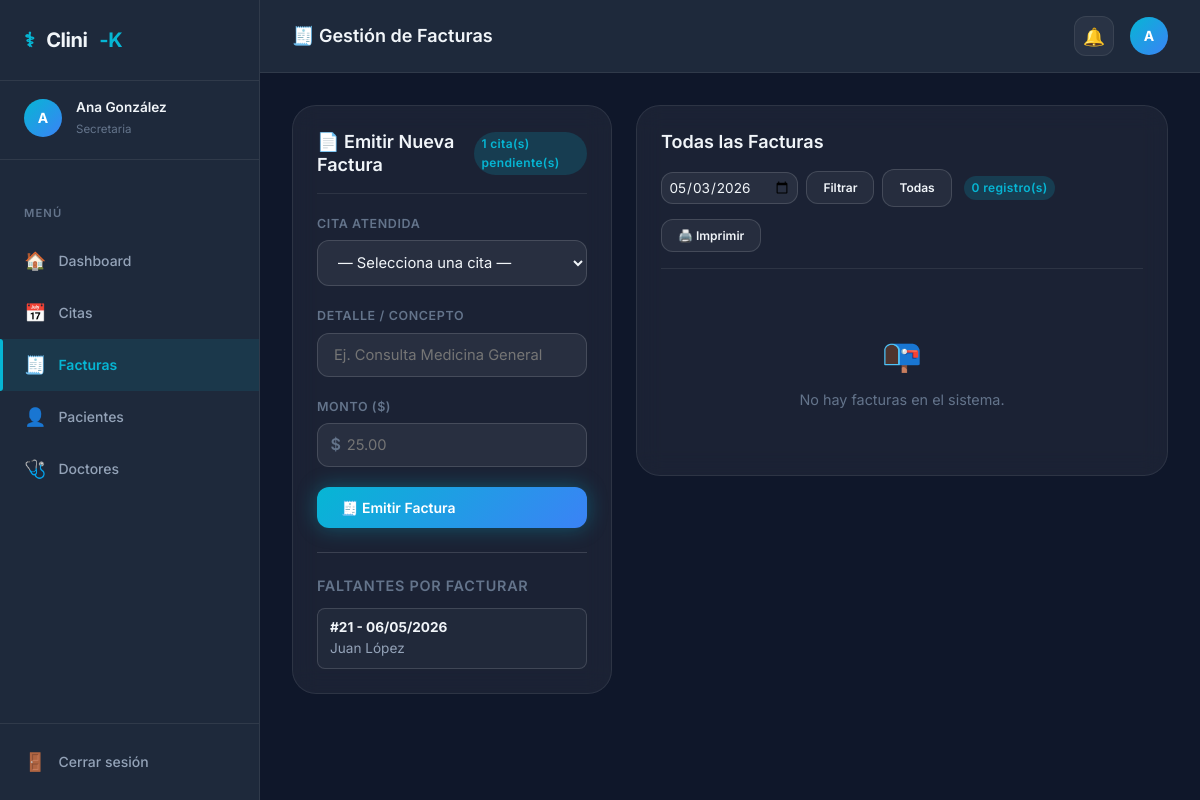
Page /facturas (signed in) on the earlier database version.
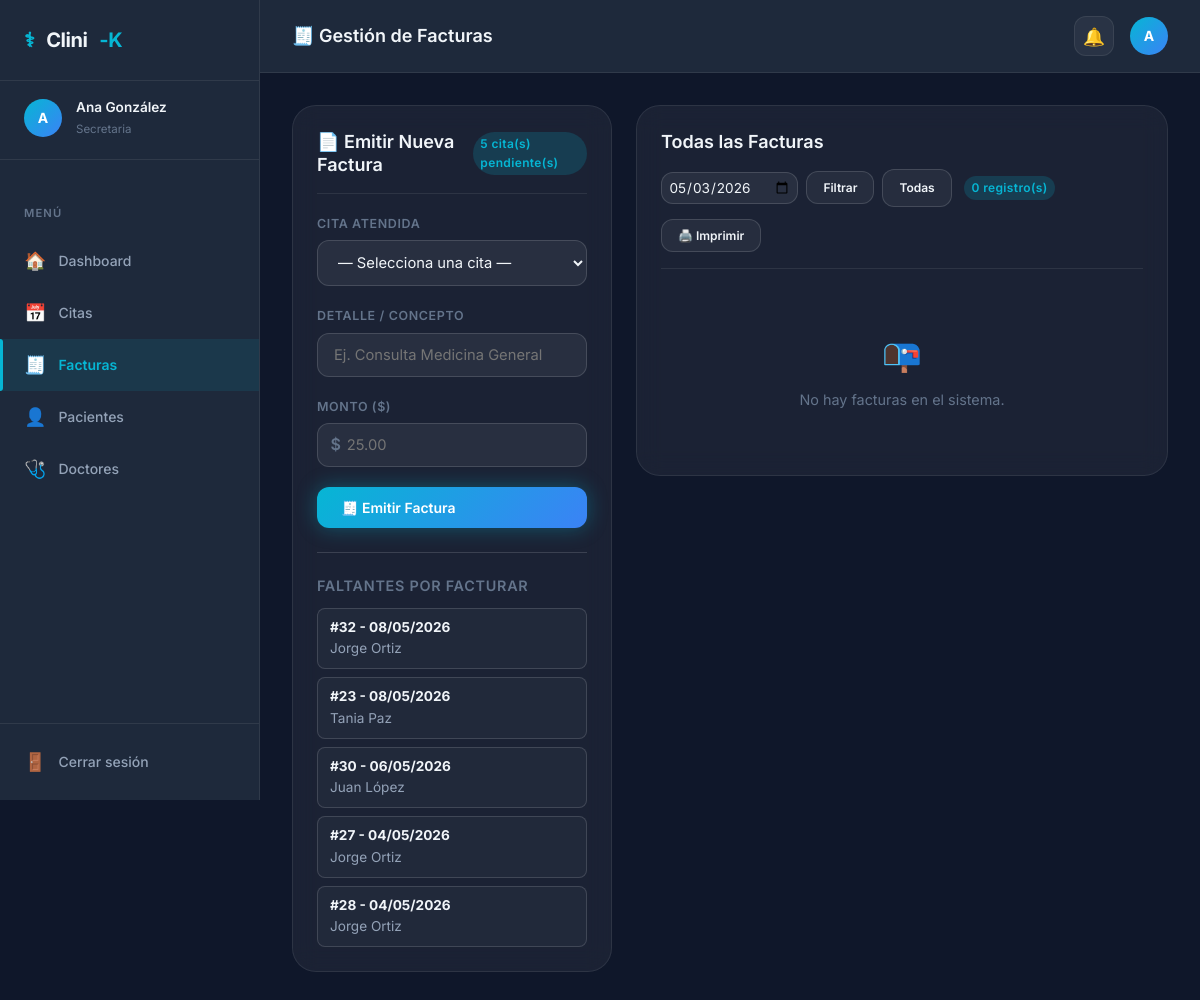
Same page on the later database version.
### tables this page shows
CREATE TABLE `cita` (
  `id_cita` int(11) NOT NULL,
  `id_doctor` int(11) NOT NULL,
  `id_paciente` int(11) NOT NULL,
  `fecha` date NOT NULL,
  `hora` time NOT NULL,
  `id_estado` int(11) NOT NULL
);

### src/Controllers/Web/BaseController.php (called while the page is built, shortened)
<?php
abstract class BaseController
{
    protected function render(string $viewPath, array $data = []): void
    {
        extract($data, EXTR_SKIP);
        $fullPath = dirname(__DIR__, 3) . '/views/' . $viewPath . '.php';
        include $fullPath;
    }
}

### src/Config/Database.php (called while the page is built, shortened)
<?php
class Database
{
    private static ?Database $instance = null;
    private PDO $pdo;
    private function __construct()
    {
        $dsn = sprintf(
            'mysql:host=%s;port=%s;dbname=%s;charset=%s',
            self::DB_HOST,
            self::DB_PORT,
            self::DB_NAME,
            self::DB_CHARSET
        );
        $options = [
            PDO::ATTR_ERRMODE            => PDO::ERRMODE_EXCEPTION,
            PDO::ATTR_DEFAULT_FETCH_MODE => PDO::FETCH_ASSOC,
            PDO::ATTR_EMULATE_PREPARES   => false,
            PDO::MYSQL_ATTR_INIT_COMMAND => "SET NAMES utf8mb4 COLLATE utf8mb4_unicode_ci",
        ];
        $this->pdo = new PDO($dsn, self::DB_USER, self::DB_PASS, $options);
    }
    public static function getInstance(): Database
    {
        if (self::$instance === null) {
            self::$instance = new self();
        }
        return self::$instance;
    }
    public function getConnection(): PDO
    {
        return $this->pdo;
    }
}

### src/Repositories/FacturaRepository.php (called while the page is built, shortened)
<?php
class FacturaRepository
{
    private PDO $db;
    public function __construct()
    {
        $this->db = Database::getInstance()->getConnection();
    }
    public function getCitasSinFactura(): array
    {
        $sql = "SELECT c.id_cita,
                       c.fecha AS fecha_cita, c.hora AS hora_cita,
                       CONCAT(p.primer_nombre, ' ', p.primer_apellido) AS nombre_paciente,
                       p.numeroIdentificacion,
                       CONCAT(d.primer_nombre, ' ', d.primer_apellido) AS nombre_doctor,
                       d.especialidad
                FROM   cita c
                INNER JOIN paciente p ON c.id_paciente = p.id_paciente
                INNER JOIN doctor   d ON c.id_doctor   = d.id_doctor
                WHERE  c.id_estado = 4
                  AND  c.id_cita NOT IN (SELECT id_cita FROM factura)
                ORDER  BY c.fecha DESC, c.hora DESC
                LIMIT  100";
        $stmt = $this->db->prepare($sql);
        $stmt->execute();
        return $stmt->fetchAll(PDO::FETCH_ASSOC);
    }
}

### views/facturas/index.php (the view, shortened to what the changed rows need)
<?php
$idRol     = (int) ($_SESSION['id_rol'] ?? 0);
include __DIR__ . '/../layout/head.php';
?>
<header class="topbar">
    <h1 class="topbar-title">
        <?= $idRol === 1 ? '🧾 Mis Facturas' : '🧾 Gestión de Facturas' ?>
    </h1>
</header>
<main class="page-content" id="facturas-page">
    <div class="content-grid custom-layout" style="align-items: start;">
        <?php if ($idRol === 3): ?>
        <div class="card" id="card-nueva-factura">
            <div class="card-header">
                <h2 class="card-title">📄 Emitir Nueva Factura</h2>
                <span class="badge badge-primary"><?= count($citasSinFactura) ?> cita(s) pendiente(s)</span>
            </div>
            <?php if (empty($citasSinFactura)): ?>
                <div class="table-empty">
                    <span>🎉</span>
                    Todas las citas atendidas ya tienen factura emitida.
                </div>
            <?php else: ?>
            <form id="form-nueva-factura" method="POST"
                  action="<?= $bp ?>/facturas/crear" novalidate>
                <div class="form-factura">
                    <div class="form-group" style="grid-column: 1 / -1;">
                        <label for="select-cita">Cita Atendida</label>
                        <select id="select-cita" name="id_cita" class="form-control" required>
                            <option value="">— Selecciona una cita —</option>
                        </select>
                    </div>
                    <div class="form-group" style="grid-column: 1 / -1;">
                        <label for="input-detalle">Detalle / Concepto</label>
                        <input type="text"
                               id="input-detalle"
                               name="detalle"
                               class="form-control"
                               maxlength="255"
                               placeholder="Ej. Consulta Medicina General"
                               required>
                    </div>
                    <div class="form-group">
                        <label for="input-monto">Monto ($)</label>
                        <div class="input-with-symbol">
                            <span class="input-symbol">$</span>
                            <input type="number"
                                   id="input-monto"
                                   name="monto"
                                   class="form-control"
                                   min="0.01" step="0.01"
                                   placeholder="25.00"
                                   required>
                        </div>
                    </div>
                    <div class="form-group" style="display:flex; align-items:flex-end;">
                        <button type="submit" id="btn-emitir-factura"
                                class="btn btn-primary w-full">
                            🧾 Emitir Factura
                        </button>
                    </div>
                </div>
            </form>
            <?php if (!empty($citasSinFactura)): ?>
            <div style="margin-top: 1.5rem; padding-top: 1.5rem; border-top: 1px solid var(--border-medium);">
                <h4 style="font-size:.9rem; color:var(--text-muted); margin-bottom:.75rem; text-transform:uppercase; letter-spacing:.05em;">Faltantes por facturar</h4>
                <ul style="list-style:none; padding:0; margin:0; display:flex; flex-direction:column; gap:.5rem;">
                    <?php foreach ($citasSinFactura as $c): ?>
                    <li style="background:rgba(255,255,255,0.03); border:1px solid var(--border-medium); border-radius:var(--radius-sm); padding:.5rem .75rem; font-size:.85rem;">
                        <strong style="color:var(--text-primary);">#<?= $c['id_cita'] ?> - <?= date('d/m/Y', strtotime($c['fecha_cita'])) ?></strong><br>
                        <span style="color:var(--text-secondary);"><?= htmlspecialchars($c['nombre_paciente']) ?></span>
                    </li>
                    <?php endforeach; ?>
                </ul>
            </div>
            <?php endif; ?>
            <?php endif; ?>
        </div>
        <?php endif; ?>
        <div class="card" id="card-listado-facturas"
             <?= $idRol === 1 ? 'style="grid-column:1/-1"' : '' ?>>
            <div class="card-header" style="flex-wrap:wrap; gap:1rem;">
                <h2 class="card-title">
                    <?= $idRol === 1 ? 'Mis Facturas' : 'Todas las Facturas' ?>
                </h2>
            </div>
        </div>
    </div>
</main>
<?php include __DIR__ . '/../layout/foot.php'; ?>

### views/layout/sidebar.php (shortened to what the changed rows need)
<?php
$rol    = $_SESSION['id_rol']     ?? 0;
$bp     = defined('BASE_PATH') ? BASE_PATH : '';
$menus = [
    3 => [
        ['icon' => '🏠', 'label' => 'Dashboard',     'href' => '/dashboard/secretaria'],
        ['icon' => '📅', 'label' => 'Citas',          'href' => '/citas'],
        ['icon' => '🧾', 'label' => 'Facturas',       'href' => '/facturas'],
        ['icon' => '👤', 'label' => 'Pacientes',      'href' => '/pacientes'],
        ['icon' => '🩺', 'label' => 'Doctores',       'href' => '/doctores'],
    ],
    2 => [
        ['icon' => '🏠', 'label' => 'Dashboard',     'href' => '/dashboard/doctor'],
        ['icon' => '📅', 'label' => 'Mi Agenda',     'href' => '/citas'],
        ['icon' => '📋', 'label' => 'Historiales',   'href' => '/historial'],
    ],
    1 => [
        ['icon' => '🏠', 'label' => 'Dashboard',     'href' => '/dashboard/paciente'],
        ['icon' => '📅', 'label' => 'Mis Citas',     'href' => '/citas'],
        ['icon' => '📋', 'label' => 'Mi Historial',  'href' => '/historial'],
        ['icon' => '🧾', 'label' => 'Mis Facturas',  'href' => '/facturas'],
        ['icon' => '👤', 'label' => 'Mi Perfil',     'href' => '/paciente/perfil'],
    ],
    4 => [
        ['icon' => '🏠', 'label' => 'Panel Admin',    'href' => '/admin'],
        ['icon' => '➕', 'label' => 'Crear Usuario',  'href' => '/admin/crear-usuario'],
        ['icon' => '📅', 'label' => 'Supervisar Citas', 'href' => '/admin/citas'],
    ],
];
$currentMenu = $menus[$rol] ?? [];
$requestPath = parse_url($_SERVER['REQUEST_URI'], PHP_URL_PATH);
$currentPath = ($bp !== '' && str_starts_with($requestPath, $bp))
    ? substr($requestPath, strlen($bp))
    : $requestPath;
$currentPath = '/' . ltrim($currentPath, '/');
?>
<nav class="sidebar" aria-label="Menú principal de Clini-K">
    <div class="sidebar-nav">
        <p class="nav-section-title">Menú</p>
        <?php
        $bestMatchLength = 0;
        $activeHref = '';
        foreach ($currentMenu as $item) {
            $href = $item['href'];
            if ($currentPath === $href || str_starts_with($currentPath, rtrim($href, '/') . '/')) {
                if (strlen($href) > $bestMatchLength) {
                    $bestMatchLength = strlen($href);
                    $activeHref = $href;
                }
            }
        }
        ?>
        <?php foreach ($currentMenu as $item): ?>
            <?php
            $isActive = ($item['href'] === $activeHref);
            $navId = 'nav-' . strtolower(str_replace(['/', ' '], '-', ltrim($item['href'], '/')));
            ?>
            <a href="<?= $bp . $item['href'] ?>"
               class="nav-link <?= $isActive ? 'active' : '' ?>"
               id="<?= htmlspecialchars($navId, ENT_QUOTES) ?>">
                <span class="nav-icon"><?= $item['icon'] ?></span>
                <?= htmlspecialchars($item['label'], ENT_QUOTES, 'UTF-8') ?>
            </a>
        <?php endforeach; ?>
    </div>
</nav>

Differences in the rows shown:
no longer on this page (row unchanged): cita: id_cita "21", fecha "06/05/2026", nombre_paciente "Juan López"
added cita: id_cita "32", fecha "08/05/2026", nombre_paciente "Jorge Ortiz"
added cita: id_cita "23", fecha "08/05/2026", nombre_paciente "Tania Paz"
added cita: id_cita "30", fecha "06/05/2026", nombre_paciente "Juan López"
added cita: id_cita "27", fecha "04/05/2026", nombre_paciente "Jorge Ortiz"
added cita: id_cita "28", fecha "04/05/2026", nombre_paciente "Jorge Ortiz"
Other differences:
count($citasSinFactura): "1" → "5"
